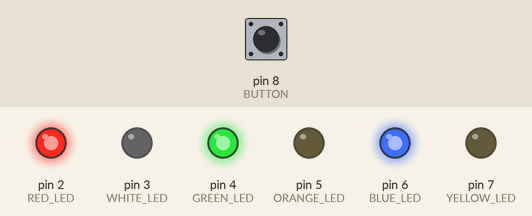
This sketch was run on a simulated Arduino Uno, built with avr-gcc and run on an emulated ATmega328P. Parts: output pins drawn as LEDs (lit = HIGH). The inputs (shaded band) are chosen by the test bench; at power-on: pin 8 (BUTTON) LOW.

Above: at 1.2 s.
1.3 s: pin 8 (BUTTON) pulled HIGH for 3.2 s
At 2.0 s:
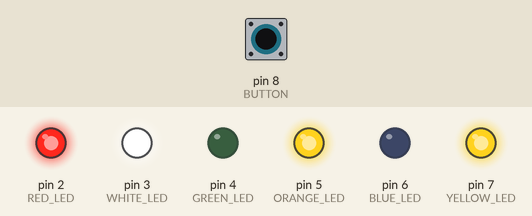
At 2.8 s:
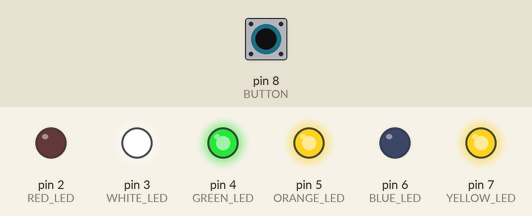
Timing chart, 0 to 6.0 s (numbered marks = the images above; inputs shaded):
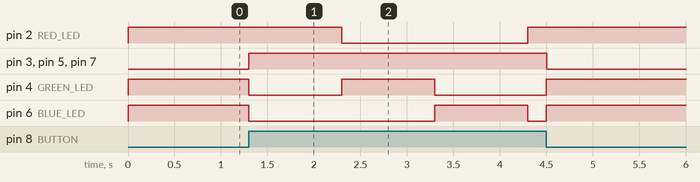

The sketch:

21127739.ino
```cpp
// Họ và tên: Vũ Minh Phát
// MSSV: 21127739
// Lab 01

// Định nghĩa các pin dành cho đèn LED và button
#define RED_LED		2
#define GREEN_LED	4
#define BLUE_LED	6
#define WHITE_LED	3
#define ORANGE_LED	5
#define YELLOW_LED	7
#define BUTTON		8

// Ngưỡng thời gian khi ấn và giữ nút quá lâu
// thì tất cả LED sẽ bật sáng
#define PRESS_N_HOLD_BUTTON_THRES	6000
// Thời gian chớp tắt luân phiên
// của mỗi UPPER_LED (hàng phía trên)
#define ALTER_FLASH_TIME			1000

// Đặt định danh cho mỗi LED theo quy ước
enum LED_ID {
	LED_1 = RED_LED,
  	LED_2 = GREEN_LED,
	LED_3 = BLUE_LED,
	LED_4 = WHITE_LED,
	LED_5 = ORANGE_LED,
	LED_6 = YELLOW_LED
};

// Quy định thứ tự chớp tắt luân phiên
// cho các LED hàng trên khi ấn nút nhấn
enum UPPER_LED_TURN {
	RED_TURN = 0,
  	GREEN_TURN,
	BLUE_TURN,
  	NUM_OF_UPPER_LED
};
// LED đầu tiên được bật sáng là RED_LED
// trong chu trình chớp tắt luân phiên
byte ledTurn = RED_TURN;

// Khi vừa khởi động chương trình
// thì trạng thái nút nhấn là thả
byte lastButtonState = LOW;
// Lưu thời điểm gần nhất khi nút nhấn
// chuyển trạng thái (nhấn <-> thả)
unsigned long lastButtonStateChangeMillis = 0;

// Lưu thời điểm 1 đèn bật sáng
// trong chu trình chớp tắt luân phiên
unsigned long lastUpperLEDFlashingMillis = 0;
// Biến cờ hiệu xác định xem đã reset
// chu trình chớp tắt hay chưa?
bool hasResetCycle = false;

void setup() {
	pinMode(   RED_LED, OUTPUT);
  	pinMode( GREEN_LED, OUTPUT);
	pinMode(  BLUE_LED, OUTPUT);
	pinMode( WHITE_LED, OUTPUT);
	pinMode(ORANGE_LED, OUTPUT);
	pinMode(YELLOW_LED, OUTPUT);

  	pinMode(BUTTON, INPUT);

  	Serial.begin(9600);
}

void loop() {
	// Lấy trạng thái hiện tại của nút nhấn
	byte buttonState = digitalRead(BUTTON);
  	// Nếu chuyển trạng thái
	if (buttonState != lastButtonState) {
		lastButtonStateChangeMillis = millis();
		lastButtonState = buttonState;
    }

	// Khi thả nút nhấn ra
    if (buttonState == LOW) {
      	// LED 1, 2, 3 -> sáng đồng loạt
		turnOnUpperLED();
		// LED 4, 5, 6 -> tắt đồng loạt
		turnOffLowerLED();

		hasResetCycle = false;
    }

	// Khi ấn nút
    if (buttonState == HIGH) {
      	// Khi ấn và giữ nút quá lâu
		if (millis() - lastButtonStateChangeMillis > PRESS_N_HOLD_BUTTON_THRES) {
          	// thì tất cả LED bật sáng
			turnOnUpperLED();
			turnOnLowerLED();
        } else {
          	// Reset chu trình nếu cần
			if (hasResetCycle == false) {
				resetUpperLEDCycle();
			}
			// LED 4, 5, 6 -> sáng đồng loạt
			turnOnLowerLED();
          	// LED 1, 2, 3 -> chớp tắt luân phiên
			alterFlashingUpperLED();
        }
    }
}

void turnOnUpperLED() {
	digitalWrite(LED_1, HIGH);
	digitalWrite(LED_2, HIGH);
	digitalWrite(LED_3, HIGH);
}
void turnOffUpperLED() {
	digitalWrite(LED_1, LOW);
	digitalWrite(LED_2, LOW);
	digitalWrite(LED_3, LOW);
}
void turnOnLowerLED() {
	digitalWrite(LED_4, HIGH);
	digitalWrite(LED_5, HIGH);
	digitalWrite(LED_6, HIGH);
}
void turnOffLowerLED() {
	digitalWrite(LED_4, LOW);
	digitalWrite(LED_5, LOW);
	digitalWrite(LED_6, LOW);
}

void resetUpperLEDCycle() {
	turnOffUpperLED();
	hasResetCycle = true;
	ledTurn = RED_TURN;
	lastUpperLEDFlashingMillis = millis();
}

void alterFlashingUpperLED() {
	// Nếu 1 đèn kết thúc thời gian phát sáng
	if (millis() - lastUpperLEDFlashingMillis >= ALTER_FLASH_TIME) {
      	// Chuyển lượt phát sáng cho đèn kế tiếp
    	ledTurn = (ledTurn + 1) % NUM_OF_UPPER_LED;
		// Tắt đèn đã bật sáng trước đó
      	turnOffPreviousUpperLED();

		lastUpperLEDFlashingMillis = millis();
    }
	turnOnCurrentUpperLED();
}
void turnOnCurrentUpperLED() {
	switch(ledTurn) {
	case RED_TURN:
		digitalWrite(RED_LED, HIGH);
		break;
	case GREEN_TURN:
    	digitalWrite(GREEN_LED, HIGH);
    	break;
	case BLUE_TURN:
    	digitalWrite(BLUE_LED, HIGH);
    	break;
	}
}
void turnOffPreviousUpperLED() {
	byte prevTurn = (NUM_OF_UPPER_LED + ledTurn - 1) % NUM_OF_UPPER_LED;
	switch(prevTurn) {
  	case RED_TURN:
    	digitalWrite(RED_LED, LOW);
    	break;
  	case GREEN_TURN:
   		digitalWrite(GREEN_LED, LOW);
    	break;
 	case BLUE_TURN:
    	digitalWrite(BLUE_LED, LOW);
    	break;
	}
}
```

Measured:
- after the input at 1.3 s, pin 2 (RED_LED): HIGH → LOW after 1.0 s, → HIGH 2.0 s later; pin 3 (WHITE_LED): LOW → HIGH at once, → LOW 3.2 s later
